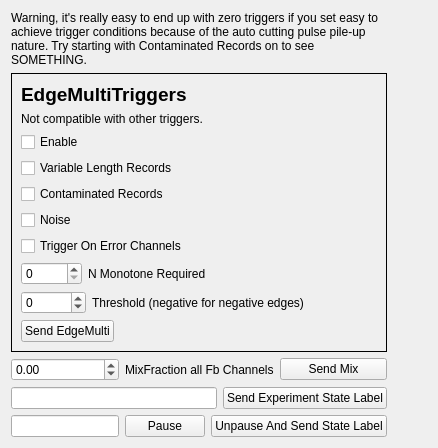
      <widget class="QWidget" name="tabExperimental">
       <attribute name="title">
        <string>Experimental</string>
       </attribute>
       <layout class="QGridLayout" name="gridLayout_12">
        <item row="1" column="0">
         <widget class="QFrame" name="gridFrame_3">
          <property name="frameShape">
           <enum>QFrame::Panel</enum>
          </property>
          <layout class="QFormLayout" name="formLayout_2">
           <item row="0" column="0">
            <widget class="QLabel" name="label_EdgeMulti">
             <property name="font">
              <font>
               <family>Helvetica</family>
               <pointsize>14</pointsize>
               <weight>75</weight>
               <bold>true</bold>
              </font>
             </property>
             <property name="text">
              <string>EdgeMultiTriggers</string>
             </property>
            </widget>
           </item>
           <item row="1" column="0">
            <widget class="QLabel" name="label_19">
             <property name="text">
              <string>Not compatible with other triggers.</string>
             </property>
            </widget>
           </item>
           <item row="2" column="0">
            <widget class="QCheckBox" name="checkBox_EdgeMulti">
             <property name="text">
              <string>Enable</string>
             </property>
            </widget>
           </item>
           <item row="3" column="0">
            <widget class="QCheckBox" name="checkBox_EdgeMultiMakeShortRecords">
             <property name="text">
              <string>Variable Length Records</string>
             </property>
            </widget>
           </item>
           <item row="4" column="0">
            <widget class="QCheckBox" name="checkBox_EdgeMultiMakeContaminatedRecords">
             <property name="text">
              <string>Contaminated Records</string>
             </property>
            </widget>
           </item>
           <item row="7" column="0">
            <layout class="QHBoxLayout" name="horizontalLayout_4">
             <item>
              <widget class="QSpinBox" name="spinBox_EdgeMultiVerifyNMonotone">
               <property name="maximum">
                <number>10000</number>
               </property>
              </widget>
             </item>
             <item>
              <widget class="QLabel" name="label_18">
               <property name="text">
                <string>N Monotone Required</string>
               </property>
              </widget>
             </item>
            </layout>
           </item>
           <item row="8" column="0">
            <layout class="QHBoxLayout" name="horizontalLayout_3">
             <item>
              <widget class="QSpinBox" name="spinBox_EdgeLevel">
               <property name="minimum">
                <number>-65000</number>
               </property>
               <property name="maximum">
                <number>65000</number>
               </property>
              </widget>
             </item>
             <item>
              <widget class="QLabel" name="label_17">
               <property name="text">
                <string>Threshold (negative for negative edges)</string>
               </property>
              </widget>
             </item>
            </layout>
           </item>
           <item row="9" column="0">
            <widget class="QPushButton" name="pushButton_sendEdgeMulti">
             <property name="text">
              <string>Send EdgeMulti</string>
             </property>
            </widget>
           </item>
           <item row="5" column="0">
            <widget class="QCheckBox" name="checkBox_EdgeMultiNoise">
             <property name="text">
              <string>Noise</string>
             </property>
            </widget>
           </item>
           <item row="6" column="0">
            <widget class="QCheckBox" name="checkBox_edgeMultiTriggerOnError">
             <property name="text">
              <string>Trigger On Error Channels</string>
             </property>
            </widget>
           </item>
          </layout>
         </widget>
        </item>
        <item row="4" column="0">
         <layout class="QHBoxLayout" name="horizontalLayout_7">
          <item>
           <widget class="QLineEdit" name="lineEdit_unpauseExperimentalLabel"/>
          </item>
          <item>
           <widget class="QPushButton" name="pushButton_pauseExperimental">
            <property name="text">
             <string>Pause</string>
            </property>
           </widget>
          </item>
          <item>
           <widget class="QPushButton" name="pushButton_unpauseExperimental">
            <property name="text">
             <string>Unpause And Send State Label</string>
            </property>
           </widget>
          </item>
         </layout>
        </item>
        <item row="3" column="0">
         <layout class="QHBoxLayout" name="horizontalLayout_6">
          <item>
           <widget class="QLineEdit" name="lineEdit_experimentStateLabel"/>
          </item>
          <item>
           <widget class="QPushButton" name="pushButton_sendExperimentStateLabel">
            <property name="text">
             <string>Send Experiment State Label</string>
            </property>
           </widget>
          </item>
         </layout>
        </item>
        <item row="2" column="0">
         <layout class="QHBoxLayout" name="horizontalLayout_5">
          <item>
           <widget class="QDoubleSpinBox" name="doubleSpinBox_MixFraction">
            <property name="decimals">
             <number>2</number>
            </property>
            <property name="minimum">
             <double>-10.000000000000000</double>
            </property>
            <property name="maximum">
             <double>10.000000000000000</double>
            </property>
            <property name="singleStep">
             <double>0.010000000000000</double>
            </property>
           </widget>
          </item>
          <item>
           <widget class="QLabel" name="label_MixFraction">
            <property name="text">
             <string>MixFraction all Fb Channels</string>
            </property>
           </widget>
          </item>
          <item>
           <widget class="QPushButton" name="pushButton_sendMix">
            <property name="text">
             <string>Send Mix</string>
            </property>
           </widget>
          </item>
         </layout>
        </item>
        <item row="0" column="0">
         <widget class="QLabel" name="label_20">
          <property name="text">
           <string>Warning, it's really easy to end up with zero triggers if you set easy to achieve trigger conditions because of the auto cutting pulse pile-up nature. Try starting with Contaminated Records on to see SOMETHING.</string>
          </property>
          <property name="wordWrap">
           <bool>true</bool>
          </property>
         </widget>
        </item>
        <item row="1" column="1">
         <spacer name="horizontalSpacer_8">
          <property name="orientation">
           <enum>Qt::Horizontal</enum>
          </property>
          <property name="sizeHint" stdset="0">
           <size>
            <width>40</width>
            <height>20</height>
           </size>
          </property>
         </spacer>
        </item>
       </layout>
      </widget>
